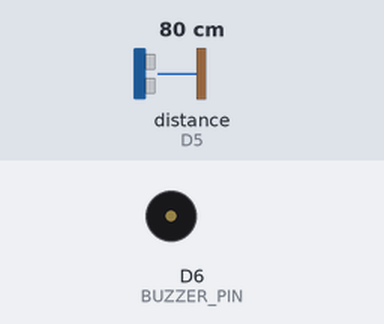
This sketch was run on a simulated ESP8266 (NodeMCU). On the bench: buzzer (waves = sounding, pin HIGH). Wiring (inferred from the names in the program): ultrasonic range finder: trigger D5; echo D5. The test bench sets the inputs (shaded band); at power-on: distance to the obstacle (sensor on D5) 80 cm. The echo pulse lasts 58.3 µs per cm; WiFi joins after 1.5 s; servers stay silent unless stated; uploads are accepted with an empty reply; what the sketch prints to the serial monitor is not drawn.

Above: at 2.7 s.
2.8 s: distance to the obstacle (sensor on D5) set to 13 cm
13.2 s: distance to the obstacle (sensor on D5) set to 10 cm
At 22.2 s:
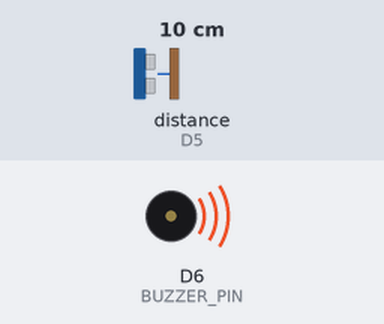
25.4 s: distance to the obstacle (sensor on D5) set to 18 cm
At 26.3 s:
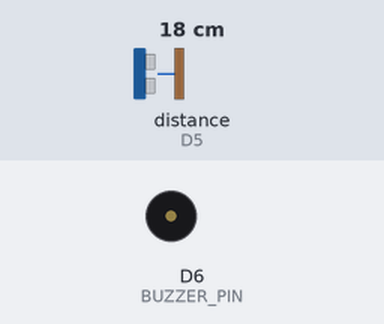
35.6 s: distance to the obstacle (sensor on D5) set to 2 cm
At 45.6 s:
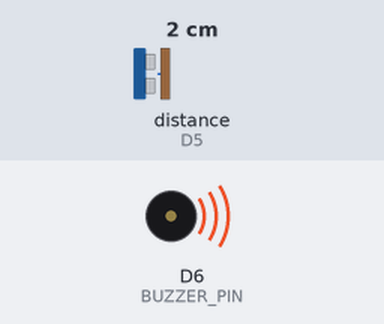
Timing chart, 0 to 47.8 s (numbered marks = the images above; inputs shaded):
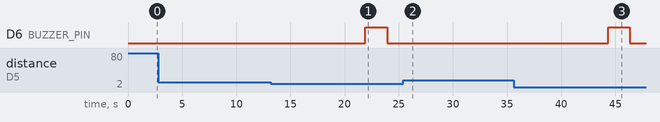

Measured:
- the behaviour switches between 12 and 11 cm on distance to the obstacle (sensor on D5) (found by bisection; images 0 and 1)
- after the input at 2.8 s, every drawn part: stays the same
- after the input at 13.2 s, D6 (BUZZER_PIN): LOW → HIGH after 8.7 s, → LOW 2.0 s later
- after the input at 25.4 s, D6 (BUZZER_PIN): stays LOW (without the input it goes to HIGH after 8.7 s)
- after the input at 35.6 s, D6 (BUZZER_PIN): LOW → HIGH after 8.7 s, → LOW 2.0 s later

The sketch:

finallprojectsketc.ino
```cpp
 #include <ESP8266WiFi.h>
#include <ESP8266HTTPClient.h>

#define SIG_PIN D5
#define BUZZER_PIN D6

const char* ssid = "bebasi";
const char* password = "hp123456";
const char* serverName = "http://192.168.137.1/smart_dustbin/insert.php";

void setup() {
  Serial.begin(115200);
  Serial.println("🚀 SMART DUSTBIN SYSTEM STARTED");

  pinMode(SIG_PIN, OUTPUT);
  pinMode(BUZZER_PIN, OUTPUT);
  digitalWrite(BUZZER_PIN, LOW);

  // Connect to WiFi
  WiFi.begin(ssid, password);
  while (WiFi.status() != WL_CONNECTED) {
    delay(500);
    Serial.print(".");
  }
  Serial.println("\n✅ WiFi Connected! IP: " + WiFi.localIP().toString());
}

void loop() {
  // Measure distance
  pinMode(SIG_PIN, OUTPUT);
  digitalWrite(SIG_PIN, LOW);
  delayMicroseconds(2);
  digitalWrite(SIG_PIN, HIGH);
  delayMicroseconds(10);
  digitalWrite(SIG_PIN, LOW);

  pinMode(SIG_PIN, INPUT);
  long duration = pulseIn(SIG_PIN, HIGH, 30000);
  int distance = duration * 0.034 / 2;

  Serial.print("Distance: ");
  Serial.print(distance);
  Serial.print(" cm | ");

  bool dustbinFull = false;

  // Smart Dustbin Logic
  if (distance > 0 && distance <= 10) {
    Serial.println("🚨 DUSTBIN FULL!");
    digitalWrite(BUZZER_PIN, HIGH);
    delay(2000);
    digitalWrite(BUZZER_PIN, LOW);
    dustbinFull = true;
  }
  else if (distance > 10 && distance <= 20) {
    Serial.println("⚠️ Getting full");
    digitalWrite(BUZZER_PIN, LOW);
  }
  else if (distance > 20) {
    Serial.println("✅ Empty");
    digitalWrite(BUZZER_PIN, LOW);
  }
  else {
    Serial.println("❌ Sensor error");
    digitalWrite(BUZZER_PIN, LOW);
  }

  // Send to PHP if connected to WiFi
  if (WiFi.status() == WL_CONNECTED && distance > 0) {
    sendToDatabase(distance, dustbinFull);
  } else {
    Serial.println("❌ WiFi disconnected");
  }

  delay(10000); // Wait 10 seconds between readings
}

void sendToDatabase(int distance, bool isFull) {
  WiFiClient client;
  HTTPClient http;

  String serverPath = String(serverName) + "?distance=" + String(distance);

  Serial.print("📡 Sending to server: ");
  Serial.println(serverPath);

  http.begin(client, serverPath);
  int httpResponseCode = http.GET();

  if (httpResponseCode > 0) {
    Serial.print("✅ Data sent! HTTP: ");
    Serial.println(httpResponseCode);

    String response = http.getString();
    Serial.println("Server: " + response);

    // Check if SMS was sent
    if (response.indexOf("SMS Alert Sent") > 0) {
      Serial.println("📱 SMS notification sent to your phone!");
    }
  } else {
    Serial.print("❌ Failed to send. Error: ");
    Serial.println(httpResponseCode);
  }

  http.end();
}
```
